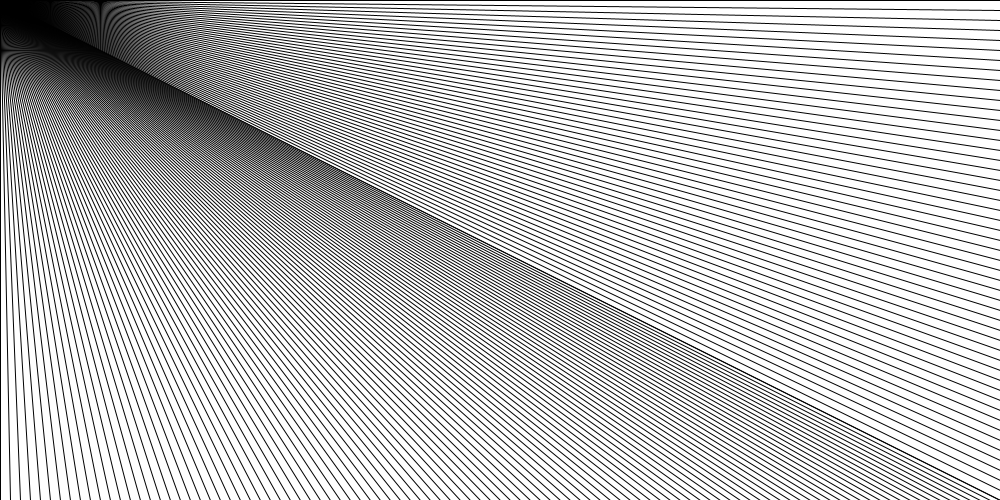
Frame 1 (no input)
Frame 60 (the mouse pressed at the canvas centre just before this capture): identical to frame 1, image omitted
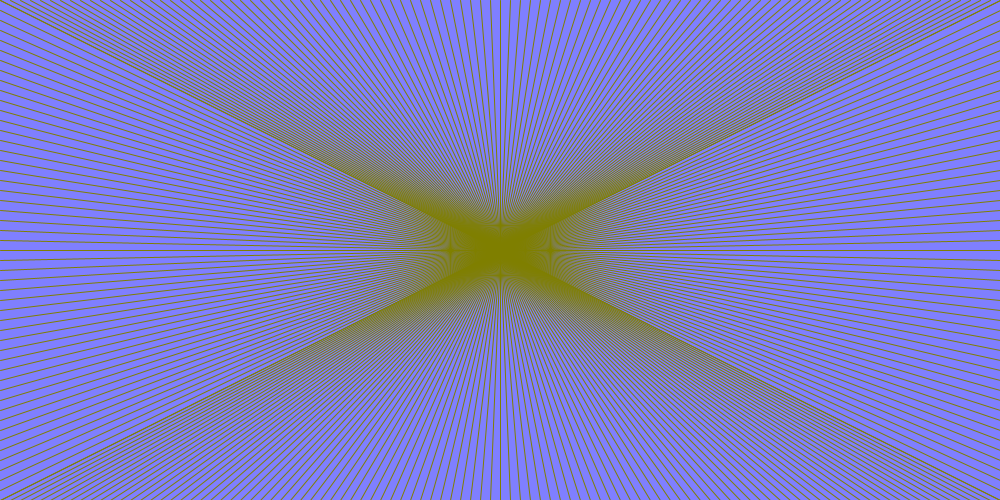
Frame 120 (the mouse held since frame 60 and released just before this capture)

The Processing sketch that drew these frames (run headless with seeded random() and noise(); from frame 60 on, the mouse is pressed at the canvas centre):

// Processing sketch: processing_112585
// ── processing_112585.pde

void setup(){
size(1000,500);
}

void draw(){
 
float r;
float g;
float b;

r = map(mouseX,0,width,0,255);
g = map(mouseY,0,height,0,255);
//b = random(255); //versao eplepsia
b = 0;

stroke(r,g,b);
background(255-r,255-g,255-b);

//float i = 0; //opcao externa do 'for'

for ( float i=0; i<=height; i=i+10){
  line(0,i,mouseX,mouseY);
  line(width,i,mouseX,mouseY); 
}
for ( float i=0; i<=width; i=i+10){
  line(i,0,mouseX,mouseY);
  line(i,height,mouseX,mouseY);
}
redraw();
}
